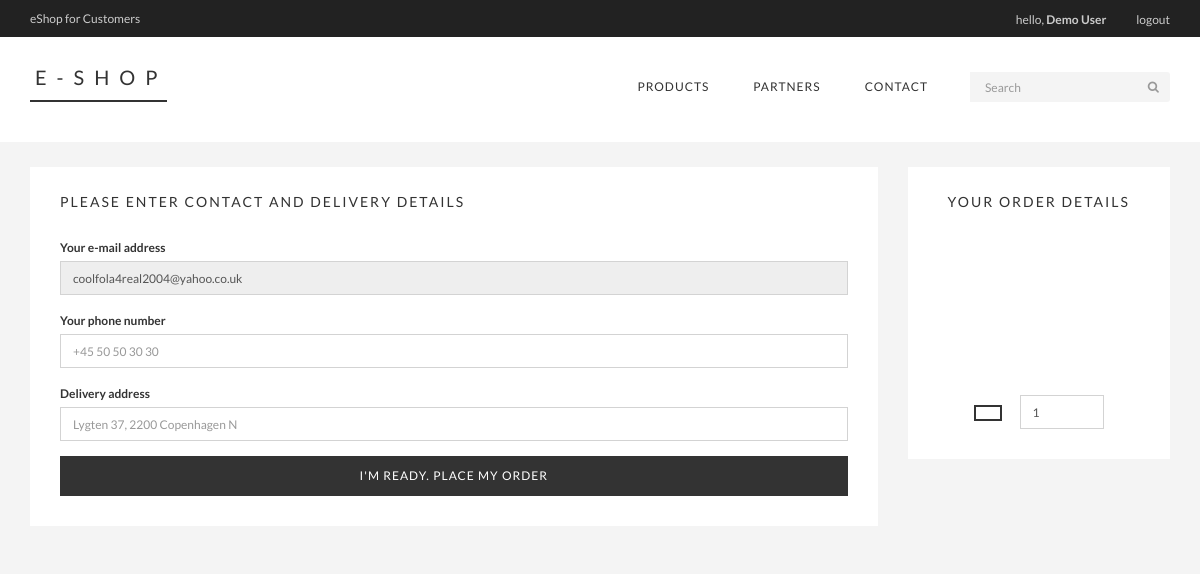
Page /views/users/place-order.php?productId=1&vendorId=28&userId=1 (signed in) on the committed database.
### tables this page shows
CREATE TABLE `users` (
  `user_id` int(11) NOT NULL,
  `user_name` varchar(32) NOT NULL,
  `user_email` varchar(1024) NOT NULL,
  `user_password` varchar(512) NOT NULL,
  `user_code` varchar(100) NOT NULL,
  `user_timestamp` int(11) NOT NULL,
  `user_confirmed` int(11) NOT NULL DEFAULT '0',
  `user_string` varchar(35) NOT NULL DEFAULT '0'
);

### config/init.php (called while the page is built, shortened)
<?php
include_once 'classes/General.php';
include_once 'classes/User.php';
include_once 'connect/connect.php';
$general = new General();
$users = new User($db);
if ($general->userLoggedIn() === true)  {
  $userId = $_SESSION['userId'];
  $user = $users->userData($userId);
}
?>

### config/classes/General.php (called while the page is built, shortened)
<?php
class General {
  public function userLoggedIn () {
    return(isset($_SESSION['userId'])) ? true : false;
  }
}

### config/classes/User.php (called while the page is built, shortened)
<?php
class User {
  private $db;
  public function __construct($database) {
    $this->db = $database;
  }
  public function userData($userId) {
    $query = $this->db->prepare("SELECT * FROM `users` WHERE `user_id`= ?");
    $query->bindValue(1, $userId);
    try {
      $query->execute();
      return $query->fetch();
    } catch(PDOException $e){
      die($e->getMessage());
    }
  }
}

### views/users/place-order.php (the view, shortened to what this page needs)
<?php
include_once '../../config/init.php';
$general->userLoggedOutProtect();
$customerEmail = $user['user_email'];
?>
  <!DOCTYPE html>
<html lang="en">
  <head>
    <link href="../../css/bootstrap.min.css" rel="stylesheet">
    <link href="../../css/font-awesome.min.css" rel="stylesheet">
    <link href="../../css/main.css" rel="stylesheet">
  </head>
<body class="eShop order">
<?php include_once '../../header.php'; ?>
  <div class="container">
    <div class="row">
      <div class="col-md-9">
        <div class="panel panel-default">
          <div class="panel-heading">
            <div class="panel-title">Please enter contact and delivery details</div>
          </div>
          <div class="panel-body">
            <form accept-charset="UTF-8" role="form" method="post" id="orderForm">
              <div class="form-group">
                <label for="customerEmailAddress" class="control-label">Your e-mail address</label>
                <input type="text" id="customerEmailAddress" name="customerEmailAddress"
                       class="form-control" placeholder="example@domain.com"
                       value="<?php echo $customerEmail; ?>" readonly/>
              </div>
              <div class="form-group">
                <label for="customerPhoneNumber" class="control-label">Your phone number</label>
                <input type="text" id="customerPhoneNumber" name="customerPhoneNumber"
                       class="form-control" placeholder="+45 50 50 30 30" autofocus
                       value="<?php if(isset($_POST['customerPhoneNumber'])) echo htmlentities($_POST['customerPhoneNumber']); ?>"/>
              </div>
              <div class="form-group">
                <label for="customerDeliveryAddress" class="control-label">Delivery address</label>
                <input type="text" id="customerDeliveryAddress" name="customerDeliveryAddress"
                       class="form-control" placeholder="Lygten 37, 2200 Copenhagen N"
                       value="<?php if(isset($_POST['customerDeliveryAddress'])) echo htmlentities($_POST['customerDeliveryAddress']); ?>"/>
              </div>
              <button type="submit" id="placeOrder" name="placeOrder" class='btn btn-primary btn-lg btn-block'>I'm ready. Place my order</button>
            </form>
          </div>
        </div>
      </div>
      <div class="col-md-3">
        <div class="panel panel-default text-center">
          <div class="panel-heading">
            <div class="panel-title">Your order details</div>
          </div>
          <div class="panel-body">
            <div id="order-details-image"></div>
            <span id="order-details-price" class="btn btn-default price"></span>
            <span><input type="number" form="orderForm" value="1" id="customerProductQuantity" name="customerProductQuantity" class="form-control" placeholder="10"/></span>
          </div>
        </div>
      </div>
    </div>
  </div>
<?php
include_once '../../footer.php';
?>

### header.php (shortened to what this page needs)
<header id="header">
  <div class="header_top">
    <div class="container">
      <?php if($general->userLoggedIn()) { ?>
      <div class="row">
        <div class="col-sm-6">
          <div class="brand">
            <ul class="nav nav-pills">
              <li><a href="/eshop/views/users/home.php">eShop for Customers</a></li>
            </ul>
          </div>
        </div>
        <div class="col-sm-6">
          <div class="user-menu pull-right">
            <ul class="nav navbar-nav">
              <li><a href="/eshop/views/users/home.php">hello, <b><?php echo $user['user_name'];?></b></a></li>
              <li><a href="/eshop/logout.php">logout</a></li>
            </ul>
          </div>
        </div>
      </div>
      <?php } else if($general->vendorLoggedIn()) { ?>
      <div class="row">
        <div class="col-sm-6">
          <div class="brand">
            <ul class="nav nav-pills">
              <li><a href="/eshop/views/vendors/home.php">eShop for Partners</a></li>
            </ul>
          </div>
        </div>
        <div class="col-sm-6">
          <div class="user-menu pull-right">
            <ul class="nav navbar-nav">
              <li><a href="/eshop/views/vendors/home.php">hello, <b><?php echo $vendor['vendor_name'];?></b></a></li>
              <li><a href="/eshop/logout.php">logout</a></li>
            </ul>
          </div>
        </div>
      </div>
      <?php } else if($general->adminLoggedIn()) { ?>
      <div class="row">
        <div class="col-sm-6">
          <div class="brand">
            <ul class="nav nav-pills">
              <li><a href="/eshop/admin/home.php">eShop Admin panel</a></li>
            </ul>
          </div>
        </div>
        <div class="col-sm-6">
          <div class="user-menu pull-right">
            <ul class="nav navbar-nav">
              <li><a href="/eshop/admin/home.php">hello, <b>Admin</b></a></li>
              <li><a href="/eshop/logout.php">logout</a></li>
            </ul>
          </div>
        </div>
      </div>
      <?php } ?>
    </div>
  </div>
  <div class="header-bottom">
    <div class="container">
      <div class="row">
        <div class="col-sm-4">
          <div class="logo pull-left">
            <a href="/eshop/">E-SHOP</a>
          </div>
        </div>
        <div class="col-sm-8">
          <div class="shop-menu pull-right">
            <ul class="nav navbar-nav">
              <li><a href="/eshop/">Products</a></li>
              <li><a href="/eshop/partners.php">Partners</a></li>
              <li><a href="/eshop/contact.php">Contact</a></li>
            </ul>
            <form action="/eshop/search.php" method="get" id="searchForm">
              <div class="input-group input-group-sm search">
                  <input type="text" class="form-control" placeholder="Search" name="q">
                  <div class="input-group-btn">
                    <button class="btn btn-default" type="submit"><i class="fa fa-search"></i></button>
                  </div>
              </div>
            </form>
          </div>
        </div>
      </div>
    </div>
  </div>
</header>

### css/main.css (style rules this page uses)
body { font-family: 'Lato', sans-serif; position: relative; font-weight: 400; background: #f4f4f4; padding-top: 167px; }
ul li { list-style: none; }
.eShop .panel, .eShop .panel-heading, .eShop .panel-body, .eShop .panel-footer, .thumbnail { background-color: #ffffff; border: 0; border-radius: 0; box-shadow: none; }
.eShop .panel { padding: 15px; }
.eShop .panel-title { font-family: 'Lato', sans-serif; text-shadow: none; color: #333; font-size: 14px; font-weight: 400; letter-spacing: 2px; text-transform: uppercase; }
.btn { border-radius: 0; box-shadow: none; outline: none; font-size: 12px; text-transform: uppercase; letter-spacing: 1px; }
.btn-primary { background-color: #333; border: 2px solid #333; color: white; }
.btn-default { background-color: #fff; border: 2px solid #333; color: #333; }
input[type='text'], input[type='password'], input[type='email'], input[type='url'], input[type='number'], textarea.form-control { border-radius: 0; border-color: lightgray; box-shadow: none; outline: none; font-size: 12px; }
label { font-size: 12px; }
#header { position: fixed; width: 100%; left: 0; top: 0; z-index: 100; }
.header_top { font-size: 11px; color: #bbb; background: #222; font-weight: 400; }
.brand ul li:first-child { margin-left: -15px; }
.brand ul li a { font-size: 12px; color: #ccc; font-family: 'Lato', sans-serif; }
.user-menu ul li { display:inline-block; padding-left: 15px; padding-right: 15px; }
.user-menu ul li:last-child { padding-right: 0; }
.user-menu ul li a { color: #ccc; font-family: 'Lato', sans-serif; font-size: 12px; font-weight: 400; padding: 0; margin-top: 10px; }
.header-bottom { padding: 30px 15px 30px; background-color: #ffffff; margin-bottom: 30px; transition: all .5s ease-in-out; -webkit-transition: all .5s ease-in-out; -moz-transition: all .5s ease-in-out; }
.logo { line-height: 20px; padding: 0 0 10px 5px; margin: 0; border-bottom: 2px solid #333333; }
.logo a { font-size: 20px; color: #333; letter-spacing: 10px; transition: font-size .5s ease-in-out; -webkit-transition: font-size .5s ease-in-out; -moz-transition: font-size .5s ease-in-out; }
.shop-menu ul li { display: inline-block; padding: 10px; }
.shop-menu ul li:last-child { padding-right: 0; }
.shop-menu ul li a { font-family: 'Lato', sans-serif; text-shadow: none; color: #333; display: block; font-size: 12px; font-weight: 400; letter-spacing: 1px; line-height: 20px; position: relative; padding: 0 12px; text-decoration: none; text-transform: uppercase; z-index: 6; }
.search { padding: 5px 0 5px 30px; width: 230px; }
.search input.form-control { padding: 6px 15px; opacity: 1; margin: 0; background: #f4f4f4; color: #555; border: none; box-shadow: none; border-radius: 0; transition: height .5s ease-in-out; -webkit-transition: height .5s ease-in-out; -moz-transition: height .5s ease-in-out; }
.search button.btn { background-color: #f4f4f4; border: none; box-shadow: none; color: #999; border-radius: 0; transition: height .5s ease-in-out; -webkit-transition: height .5s ease-in-out; -moz-transition: height .5s ease-in-out; }
.price, .price:hover { cursor: default; background-color: white; color: #333; }
#order-details-image { height: 128px; margin-bottom: 30px; }
#guestCustomerProductQuantity, #customerProductQuantity { display: inline-block; width: 84px; margin-left: 15px; }
form#searchForm { display: inline-block; }

### rows in the picture
users: user_name "Demo User", customerEmailAddress "coolfola4real2004@yahoo.co.uk"
